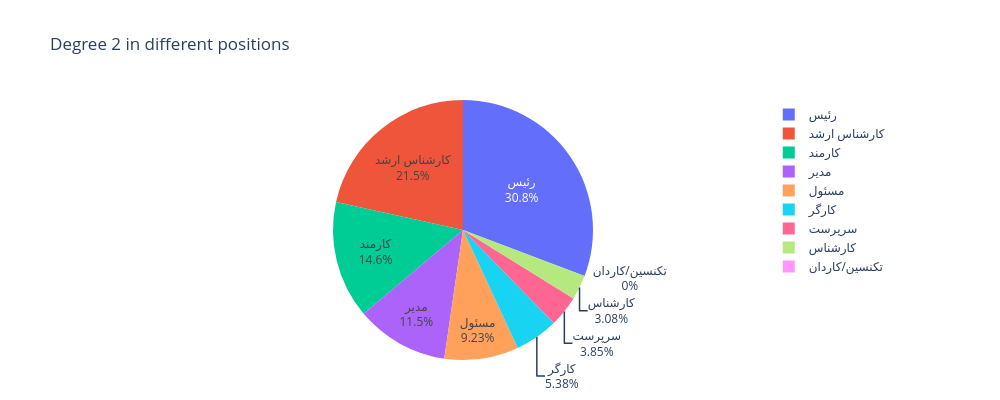

Source (notebook cell):
### Code cell
fig = px.pie(
    names = sematha2, values = maghadir2,
    title = "Degree 2 in different positions"  # inja avaz kon mona title ro harchi mikhay  
)

fig.update_traces(
    textinfo = "label+percent", showlegend = True    
)
# pull out a piece
#fig = go.Figure(data=[go.Pie(labels=sematha2, values=maghadir2, pull=[0.1, 0, 0, 0, 0, 0, 0, 0, 0])])

#size & position of pie chart
fig.update_layout(
width = 1000,
height = 400,
margin = dict(l=40, r=40, t=100, b=40)
)

fig.show()

### Figure 1 — Plotly figure (JSON) as saved in the notebook; plotly's stock layout.template omitted (floating-point values rounded to 4 significant figures)
{"data": [{"domain": {"x": [0, 1], "y": [0, 1]}, "hovertemplate": "label=%{label}<br>value=%{value}<extra></extra>", "labels": ["کارشناس ارشد", "کارگر", "کارمند", "سرپرست", "مسئول", "رئیس", "کارشناس", "مدیر", "تکنسین/کاردان"], "legendgroup": "", "name": "", "showlegend": true, "textinfo": "label+percent", "type": "pie", "values": [0.2154, 0.0538, 0.1462, 0.0385, 0.0923, 0.3077, 0.0308, 0.1154, 0.0]}], "layout": {"height": 400, "legend": {"tracegroupgap": 0}, "margin": {"b": 40, "l": 40, "r": 40, "t": 100}, "title": {"text": "Degree 2 in different positions"}, "width": 1000}}
